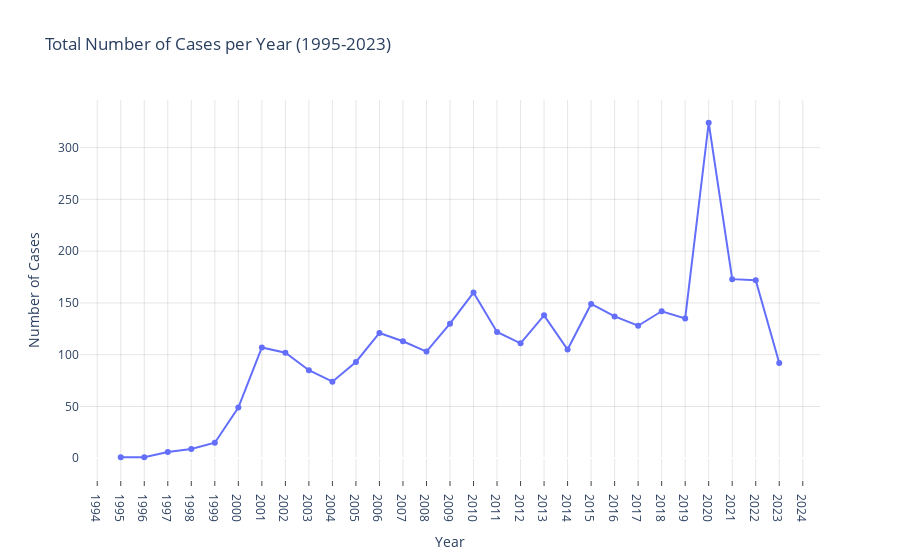

Here is the notebook cell this chart was saved with:
### Markdown cell above
After obtaining the new data from Claude, a number of corrections to the court names and dates were made (formatting wise). The dataset was saved as SJ_9.pkl

### Code cell
df = pd.read_pickle('SJ_9.pkl')


init_notebook_mode(connected=True)
df_filtered = df[(df['year'] >= 1995) & (df['year'] <= 2023)]
grouped = df_filtered.groupby('year').size().reset_index(name='case_count')
trace = go.Scatter(
    x=grouped['year'],
    y=grouped['case_count'],
    mode='lines+markers',
    name='Total Cases'
)

layout = go.Layout(
    title='Total Number of Cases per Year (1995-2023)',
    xaxis=dict(
        title='Year',
        tickmode='linear',
        ticks='outside',
        tick0=1980,
        dtick=1,
        showgrid=True,
        gridcolor='rgba(0, 0, 0, 0.1)'
    ),
    yaxis=dict(
        title='Number of Cases',
        showgrid=True,
        gridcolor='rgba(0, 0, 0, 0.1)'
    ),
    hovermode='closest',
    plot_bgcolor='white',
    paper_bgcolor='white'
)
fig = go.Figure(data=[trace], layout=layout)
iplot(fig)

### Figure 1 — Plotly figure (JSON) as saved in the notebook; plotly's stock layout.template omitted (floating-point values rounded to 4 significant figures)
{"data": [{"mode": "lines+markers", "name": "Total Cases", "type": "scatter", "x": [1995, 1996, 1997, 1998, 1999, 2000, 2001, 2002, 2003, 2004, 2005, 2006, 2007, 2008, 2009, 2010, 2011, 2012, 2013, 2014, 2015, 2016, 2017, 2018, 2019, 2020, 2021, 2022, 2023], "y": [1, 1, 6, 9, 15, 49, 107, 102, 85, 74, 93, 121, 113, 103, 130, 160, 122, 111, 138, 105, 149, 137, 128, 142, 135, 324, 173, 172, 92]}], "layout": {"hovermode": "closest", "paper_bgcolor": "white", "plot_bgcolor": "white", "title": {"text": "Total Number of Cases per Year (1995-2023)"}, "xaxis": {"dtick": 1, "gridcolor": "rgba(0, 0, 0, 0.1)", "showgrid": true, "tick0": 1980, "tickmode": "linear", "ticks": "outside", "title": {"text": "Year"}}, "yaxis": {"gridcolor": "rgba(0, 0, 0, 0.1)", "showgrid": true, "title": {"text": "Number of Cases"}}}}
